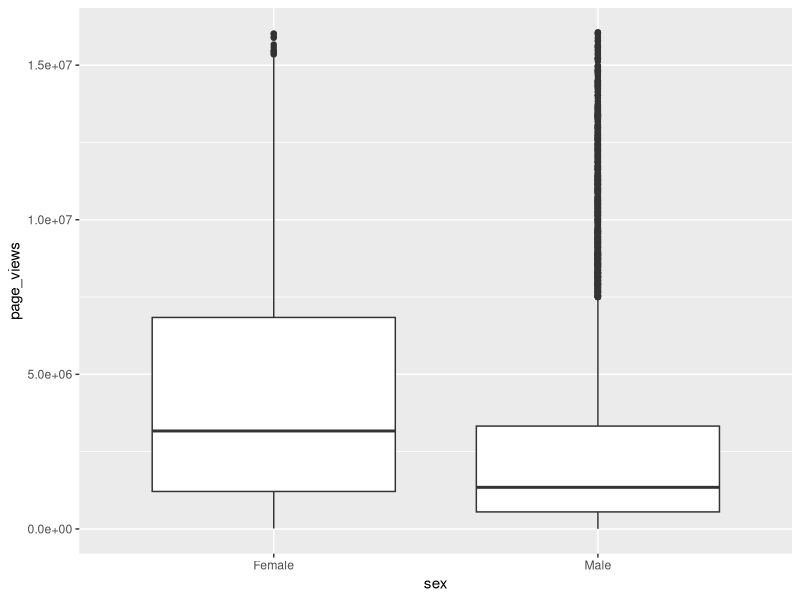
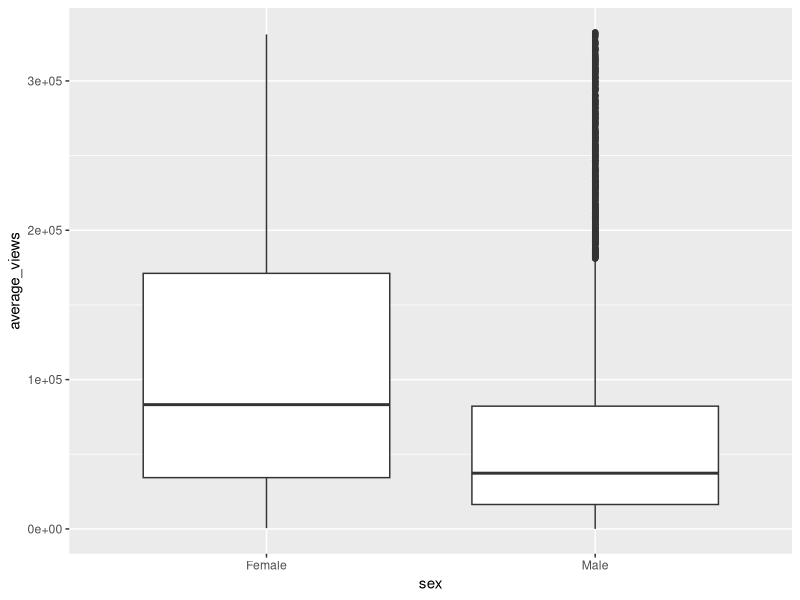
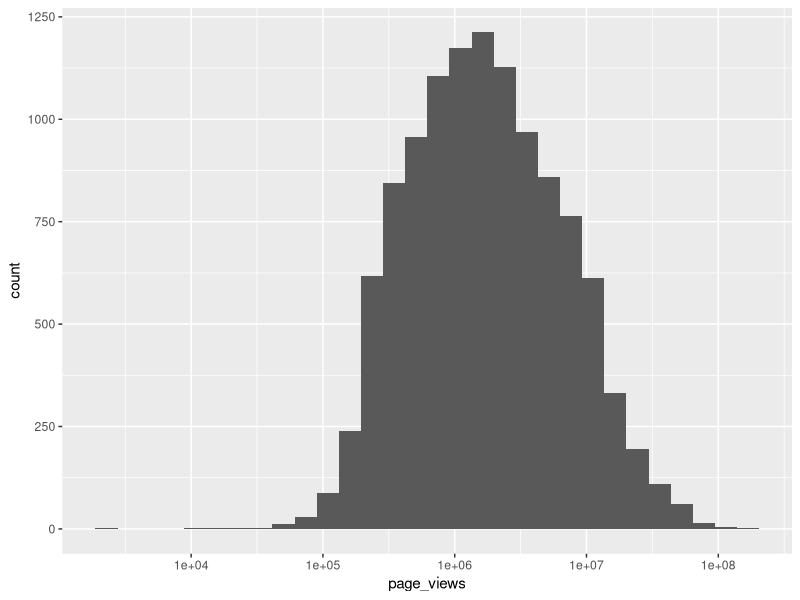
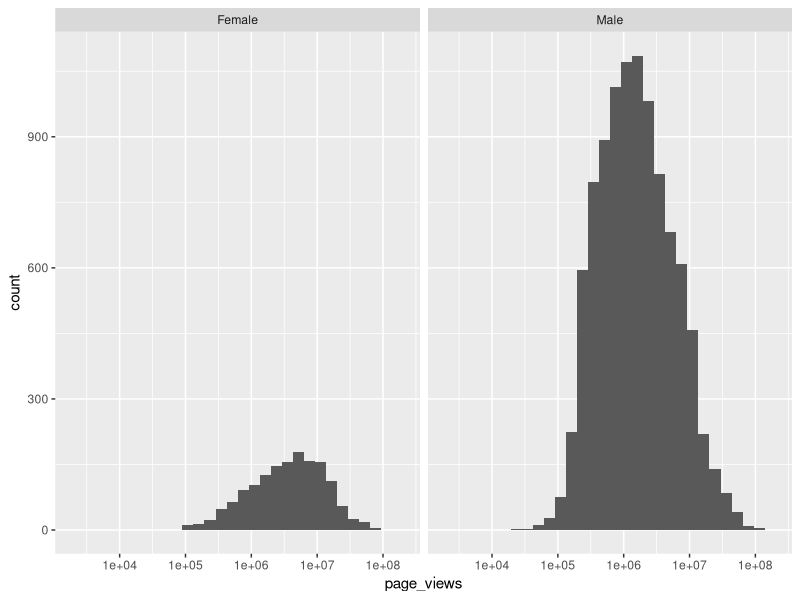
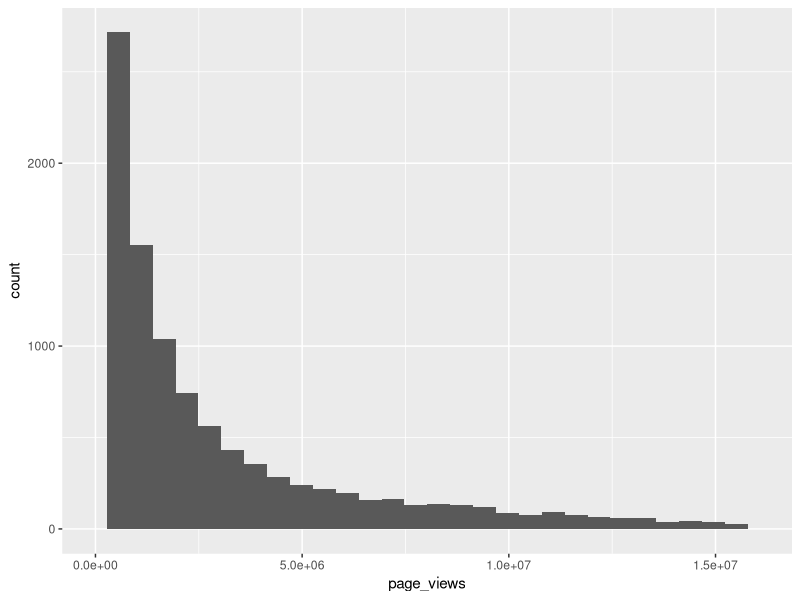
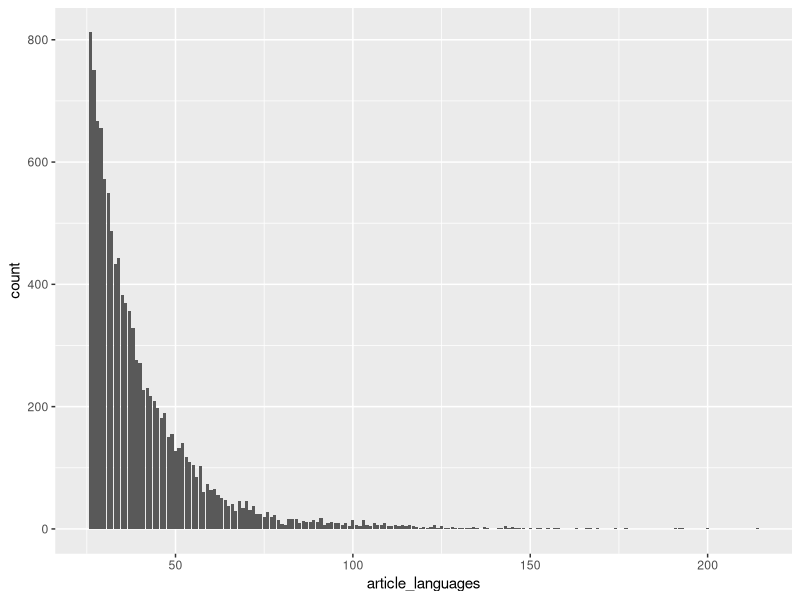
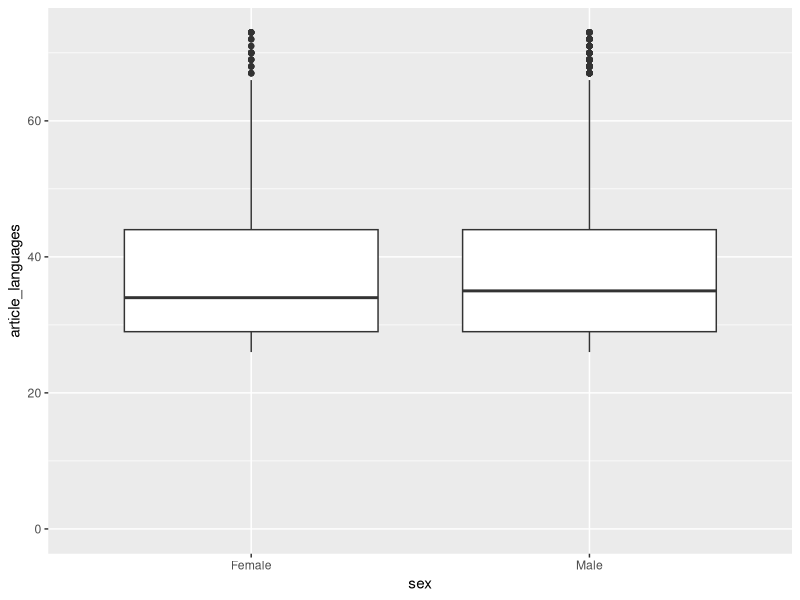

The R source for these figures, in order:

##Import Libraries
library(ggplot2)
library(dplyr)
library(scales)
library(GGally)
library(memisc)
library(gridExtra)


##Import Data
db <-read.csv("data/database.csv")
summary(db)
str(db)


## One Variable Exploration

## Sex
#######################################################
## There are way less women than men and 
##it seems those women are more popular than most male figures on the site.

summary(db$sex)
by(db$page_views, db$sex, summary)

##Women wikis tend to receive more views than men profiles
ggplot(db, aes(x = sex, y = page_views))+
  geom_boxplot()+
  ylim(0, quantile(db$page_views, probs = 0.95))


## Which also tends to happen in every language
ggplot(db, aes(x = sex, y = average_views))+
  geom_boxplot()+
  ylim(0, quantile(db$average_views, probs = 0.95))


by(db$industry, db$sex, summary)


## Page Views
##########################################################
ggplot(db , aes(x = page_views))+
  geom_histogram() + 
  scale_x_log10()

ggplot(db , aes(x = page_views))+
  geom_histogram() + 
  scale_x_log10()+
  facet_wrap(~ sex)

ggplot(db , aes(x = page_views))+
  geom_histogram() + 
  xlim(0, quantile(db$page_views, probs = 0.95))

## Article Languages
ggplot(db , aes(x = article_languages))+
  geom_bar() 

ggplot(db , aes(x = sex, y = article_languages))+
  geom_boxplot()+
  ylim(0, quantile(db$article_languages, probs = 0.95))
